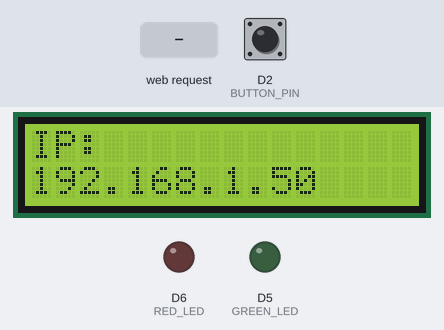
Recording of a sketch running on a simulated ESP8266 (NodeMCU). Parts: 16×2 character LCD, output pins drawn as LEDs (lit = HIGH). Inputs (shaded band) come from the test bench; at power-on: D2 (BUTTON_PIN) HIGH. WiFi joins after 1.5 s; servers stay silent unless stated; what the sketch prints to the serial monitor is not drawn.

Above: at 2.8 s.
2.9 s: HTTP request GET /msg= received
At 3.6 s:
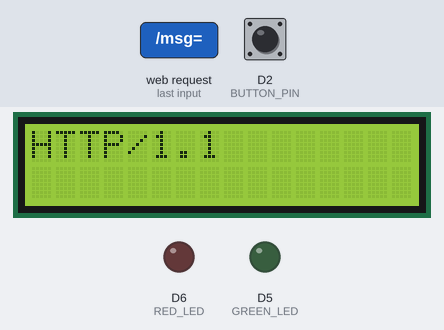
5.9 s: D2 (BUTTON_PIN) pulled LOW for 3.2 s
At 7.7 s:
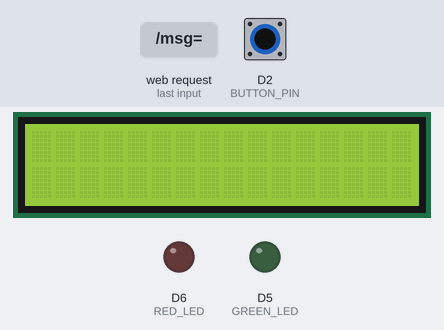
10.9 s: D2 (BUTTON_PIN) pulled LOW for 0.15 s
At 13.8 s:
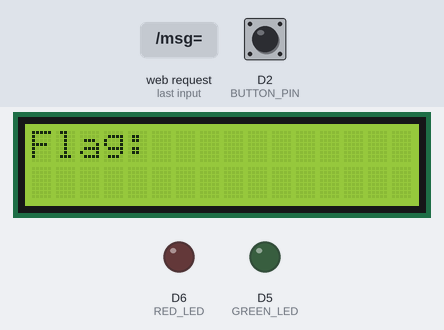
14.0 s: D2 (BUTTON_PIN) pulled LOW for 1 s
At 17.8 s:
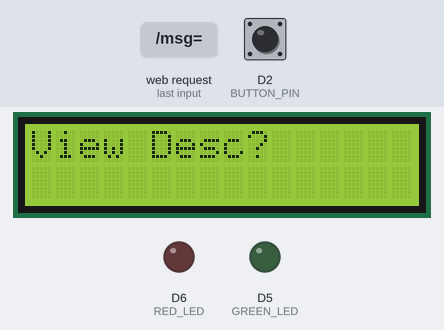
18.0 s: D2 (BUTTON_PIN) pulled LOW for 0.15 s
At 22.9 s:
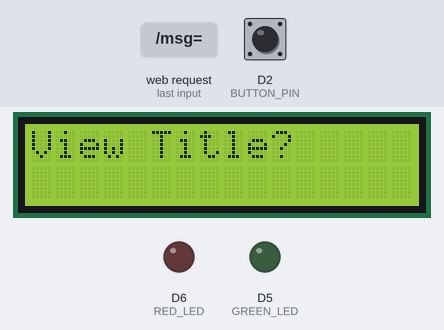
Timing chart, 0 to 24.4 s (numbered marks = the images above; inputs shaded):
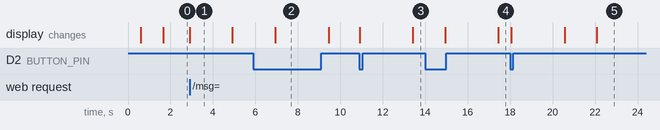

Measured:
- after the input at 2.9 s, the display: changes at once (image 1)
- after the input at 5.9 s, the display: changes after 1.0 s (image 2)
- after the input at 10.9 s, the display: first changes at once (image 3 shows a later state)
- after the input at 14.0 s, the display: first changes after 0.93 s (image 4 shows a later state)
- after the input at 18.0 s, the display: first changes after 0.05 s (image 5 shows a later state)
- what the display in image 1 shows lasts 2.0 s, from 2.9 s to 4.9 s

The sketch:

sketch_nov9a.ino
```cpp
#include <ESP8266WiFi.h>
#include <Wire.h>
#include <LiquidCrystal_I2C.h>

LiquidCrystal_I2C lcd(0x27, 16, 2);

const char* ssid ="ssid";
const char* password ="some pass";

WiFiServer server(80);

#define BUTTON_PIN D2
#define GREEN_LED  D5
#define RED_LED    D6

String currentTitle = "";
String currentDesc  = "";
String currentFlag  = "";
bool newDataReceived = false;
bool initialDisplayDone = false;

void displayMessage(String msg) {
  msg.replace("%20", " ");
  msg.replace("%A0", " ");
  lcd.clear();
  if (msg.length() <= 16) {
    lcd.setCursor(0, 0);
    lcd.print(msg);
  } else {
    for (int i = 0; i < msg.length() - 15; i++) {
      lcd.clear();
      lcd.setCursor(0, 0);
      lcd.print(msg.substring(i, i + 16));
      delay(300);
    }
  }
}

void setup() {
  Serial.begin(115200);
  Wire.begin(D4, D3);
  lcd.init();
  lcd.backlight();

  pinMode(BUTTON_PIN, INPUT_PULLUP);
  pinMode(GREEN_LED, OUTPUT);
  pinMode(RED_LED, OUTPUT);
  digitalWrite(GREEN_LED, LOW);
  digitalWrite(RED_LED, LOW);

  displayMessage("Connecting...");
  WiFi.begin(ssid, password);
  while (WiFi.status() != WL_CONNECTED) {
    delay(500);
    displayMessage("Retrying WiFi...");
  }

  lcd.clear();
  lcd.print("IP:");
  lcd.setCursor(0, 1);
  lcd.print(WiFi.localIP().toString());
  server.begin();
  Serial.println("Server ready");
}

void handleNewMessage(String message) {
  message.replace("%20", " ");
  message.replace("%A0", " ");
  message.replace("%7C", "|");

  Serial.println("Full message received:");
  Serial.println(message);

  currentTitle = "";
  currentDesc  = "";
  currentFlag  = "";
  initialDisplayDone = false;

  // Show 4 main messages once
  int start = 0, count = 0;
  while (count < 4 && start < message.length()) {
    int sep = message.indexOf('|', start);
    String part = (sep == -1) ? message.substring(start) : message.substring(start, sep);
    part.trim();
    if (part.length() > 0) {
      displayMessage(part);
      delay(2000);
      count++;
    }
    if (sep == -1) break;
    start = sep + 1;
  }

  // Extract Product, Flag, Desc
  if (message.indexOf("Product:") != -1) {
    currentTitle = message.substring(message.indexOf("Product:") + 8);
    int nextPipe = currentTitle.indexOf('|');
    if (nextPipe != -1) currentTitle = currentTitle.substring(0, nextPipe);
    currentTitle.trim();
  }
  if (message.indexOf("Flag:") != -1) {
    currentFlag = message.substring(message.indexOf("Flag:") + 5);
    int nextPipe = currentFlag.indexOf('|');
    if (nextPipe != -1) currentFlag = currentFlag.substring(0, nextPipe);
    currentFlag.trim();
  }
  if (message.indexOf("Desc:") != -1) {
    currentDesc = message.substring(message.indexOf("Desc:") + 5);
    int nextPipe = currentDesc.indexOf('|');
    if (nextPipe != -1) currentDesc = currentDesc.substring(0, nextPipe);
    currentDesc.trim();
  }

  // LED Control
  String flagLower = currentFlag;
  flagLower.toLowerCase();
  if (flagLower == "safe") {
    digitalWrite(GREEN_LED, HIGH);
    digitalWrite(RED_LED, LOW);

  } else if (flagLower == "unsafe") {
    digitalWrite(GREEN_LED, LOW);
    digitalWrite(RED_LED, HIGH);
  } else {
    digitalWrite(GREEN_LED, LOW);
    digitalWrite(RED_LED, LOW);
  }

  newDataReceived = true;
  initialDisplayDone = true;
}

void handleViewMode() {
  if (!initialDisplayDone) return;

  displayMessage("Flag: " + currentFlag);
  delay(2000);

  // Loop until new data comes
  while (newDataReceived && WiFi.status() == WL_CONNECTED) {
    // 1️ Ask for Title
    displayMessage("View Title?");
    unsigned long t0 = millis();
    bool pressed = false;
    while (millis() - t0 < 8000) { // wait up to 8s
      if (digitalRead(BUTTON_PIN) == LOW) {
        pressed = true;
        break;
      }
      delay(50);
    }
    if (pressed) {
      displayMessage(currentTitle);
      delay(2500);
    }

    // 2️ Ask for Desc
    displayMessage("View Desc?");
    t0 = millis();
    pressed = false;
    while (millis() - t0 < 8000) {
      if (digitalRead(BUTTON_PIN) == LOW) {
        pressed = true;
        break;
      }
      delay(50);
    }
    if (pressed) {
      displayMessage(currentDesc);
      delay(2500);
    }

    // Flag + LED show again before looping
    displayMessage("Flag: " + currentFlag);
    delay(1500);
  }
}

void loop() {
  WiFiClient client = server.available();
  if (client) {
    String request = client.readStringUntil('\r');
    client.flush();

    int idx = request.indexOf("/msg=");
    if (idx != -1) {
      String message = request.substring(idx + 5);
      handleNewMessage(message);
    }

    client.println("HTTP/1.1 200 OK");
    client.println("Content-Type: text/html");
    client.println();
    client.println("<h2>Message received</h2>");
    delay(1);
    client.stop();
  }

  handleViewMode();
}
```
